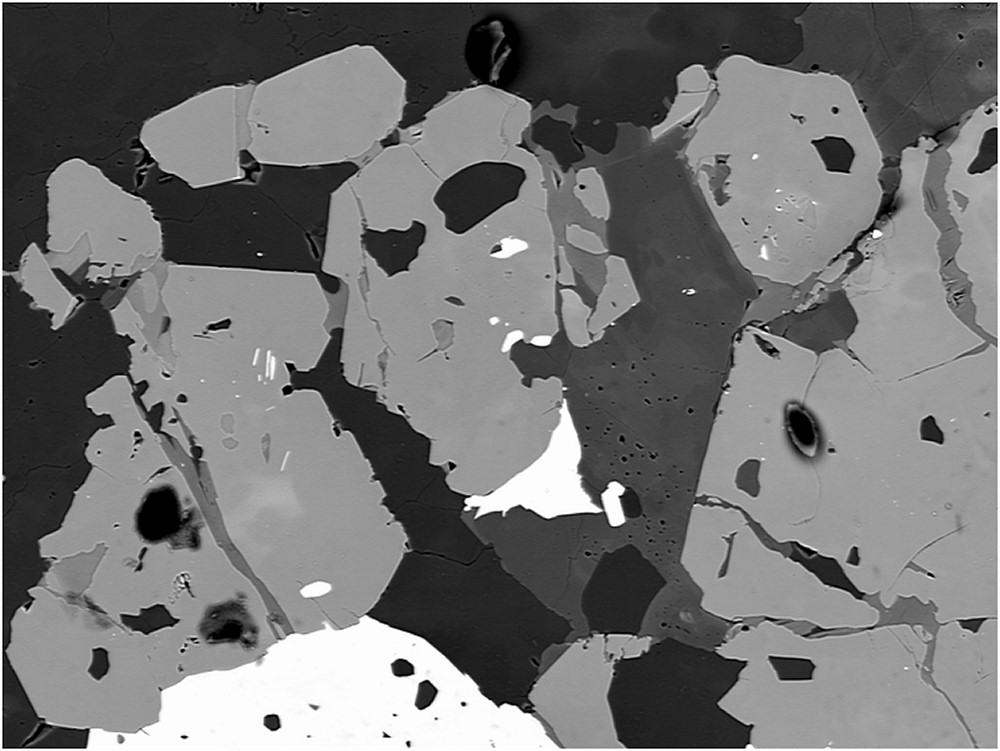
#> input picture BSE_Image.jpg, 1000 x 751 px
$ python 'Tricks of image processing.py'
#> lines starting #> are read from the running program, lines starting #| are printed output that depends on the picture
# -*- coding: utf-8 -*-
"""
Created on Thu Jun 10 22:17:21 2021

@author: abc
"""

#image colorization using pillow library
from PIL import Image, ImageOps

#read our image and convert it into gray level image
img = Image.open(r"BSE_Image.jpg").convert("L")

#colorize our image
img1 = ImageOps.colorize(img, black="blue", white="red")
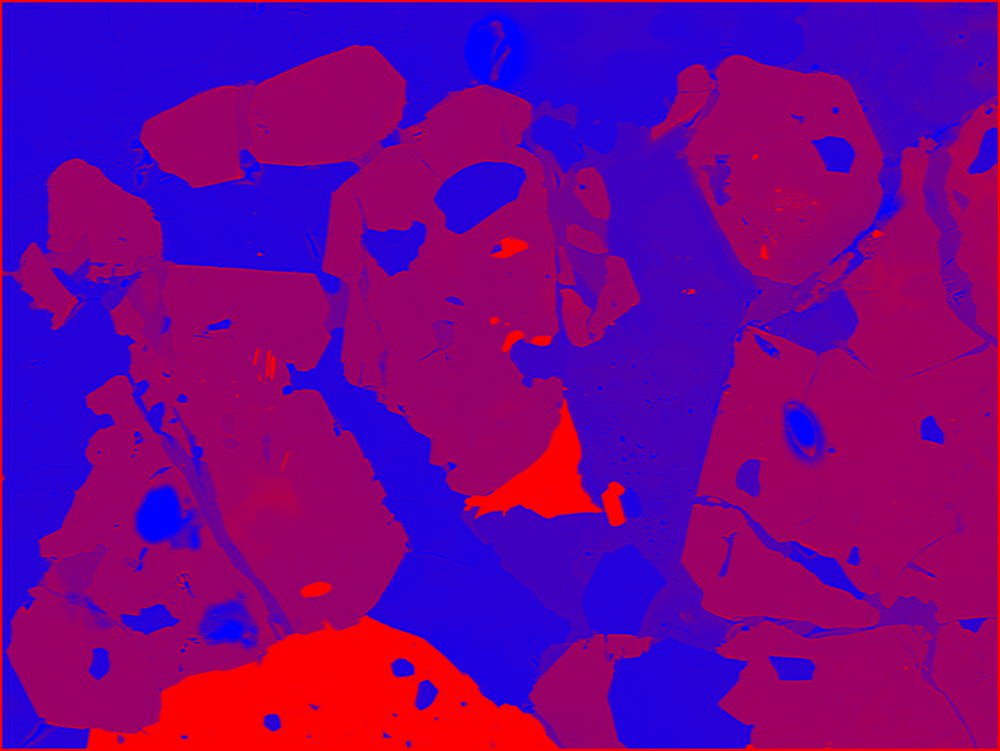
#> img1: PIL image 1000x751 RGB; mean R, G, B 115.2, 0, 139.8

#show our image
img1.show()


########################################################

#Image colorization using opencv
import cv2

#read our image
gray_img = cv2.imread("BSE_Image.jpg")
#> gray_img is the input picture: shape (751, 1000, 3); min 0, max 255, mean 115.2

#Colorize our image
color_img = cv2.applyColorMap(gray_img, cv2.COLORMAP_JET)
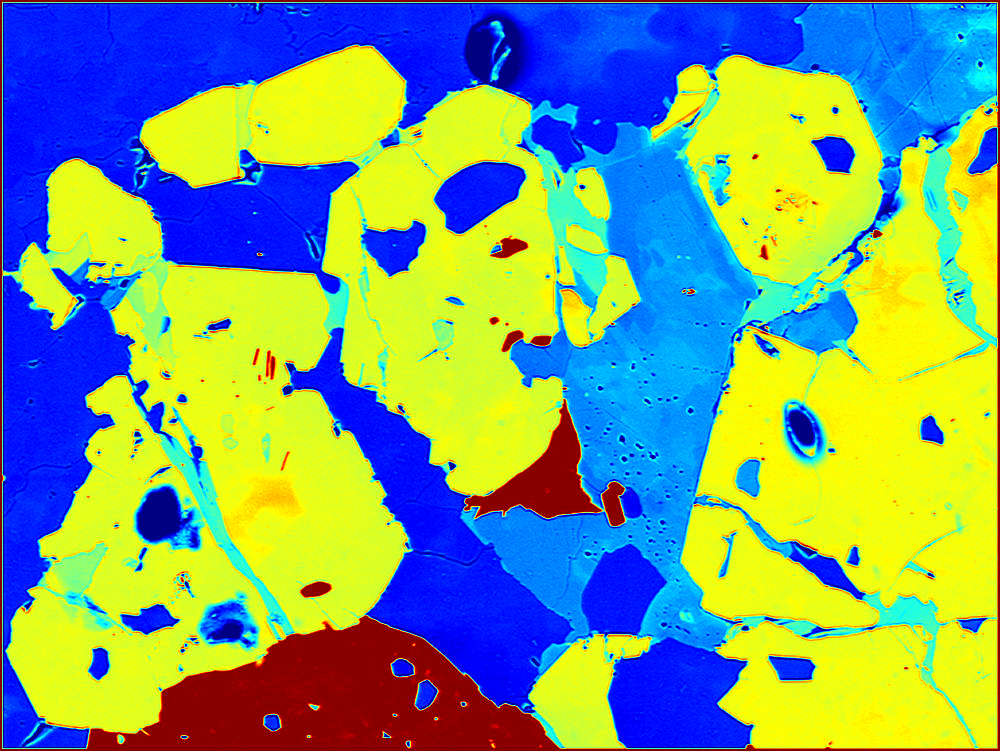
#> color_img: shape (751, 1000, 3); mean B, G, R 122.3, 159.4, 123.4

#SHOW OUR IMAGE
cv2.imshow("Original image", gray_img)
cv2.imshow("Color image", color_img)
cv2.waitKey()
#> (the run stopped early here; a loop or call above may not have finished)
